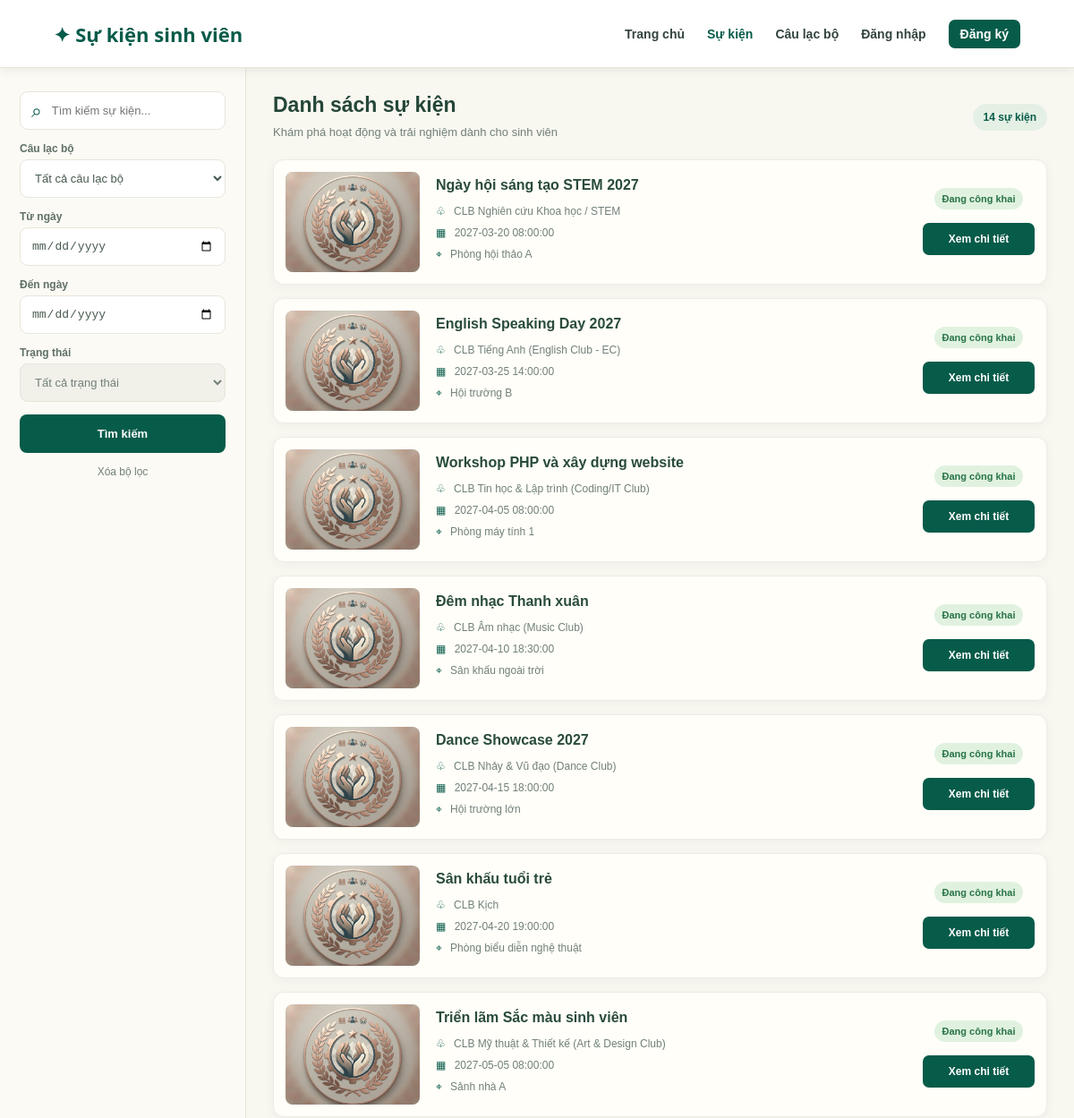
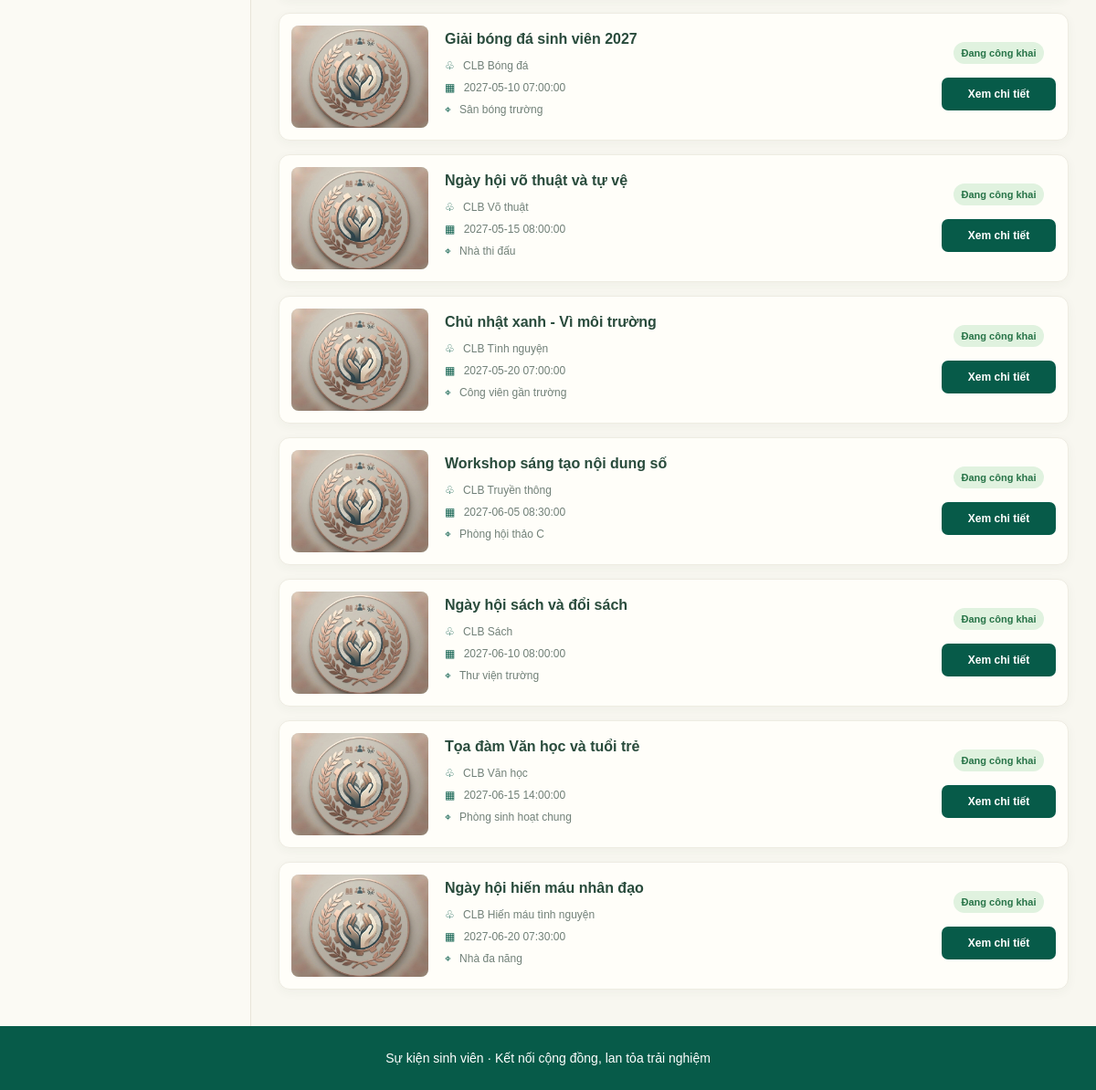
The page /public/index.php?trang=su-kien on the database its author committed (2 pictures, top to bottom).
### tables this page shows
CREATE TABLE su_kien (
    id INT AUTO_INCREMENT PRIMARY KEY,
    cau_lac_bo_id INT NOT NULL,
    ten_su_kien VARCHAR(200) NOT NULL,
    mo_ta TEXT DEFAULT NULL,
    dia_diem VARCHAR(255) DEFAULT NULL,
    thoi_gian_bat_dau DATETIME NOT NULL,
    thoi_gian_ket_thuc DATETIME DEFAULT NULL,
    so_luong_toi_da INT NOT NULL DEFAULT 100,
    trang_thai ENUM('nhap', 'cong_khai', 'da_huy', 'ket_thuc')
        NOT NULL DEFAULT 'nhap',
    nguoi_tao_id INT NOT NULL,
    ngay_tao TIMESTAMP NOT NULL DEFAULT CURRENT_TIMESTAMP,
    han_dang_ky DATETIME DEFAULT NULL,
    hinh_anh VARCHAR(255) DEFAULT NULL,

    INDEX idx_su_kien_cau_lac_bo (cau_lac_bo_id),
    INDEX idx_su_kien_nguoi_tao (nguoi_tao_id),

    FOREIGN KEY (cau_lac_bo_id)
        REFERENCES cau_lac_bo(id),

    FOREIGN KEY (nguoi_tao_id)
        REFERENCES nguoi_dung(id)
);

CREATE TABLE cau_lac_bo (
    id INT AUTO_INCREMENT PRIMARY KEY,
    ten_cau_lac_bo VARCHAR(150) NOT NULL,
    mo_ta TEXT DEFAULT NULL,
    nguoi_quan_ly_id INT DEFAULT NULL,
    ngay_tao TIMESTAMP NOT NULL DEFAULT CURRENT_TIMESTAMP,

    INDEX idx_cau_lac_bo_nguoi_quan_ly (nguoi_quan_ly_id),

    FOREIGN KEY (nguoi_quan_ly_id)
        REFERENCES nguoi_dung(id)
        ON DELETE SET NULL
);

### app/Controllers/su_kien_controller.php (called while the page is built, shortened)
<?php
require_once __DIR__ . '/../Models/thanh_vien/su_kien.php';
class SuKienThanhVienController
{
    private SuKien $model;
    public function __construct(PDO $pdo)
    {
        $this->model = new SuKien($pdo);
    }
    public function danhSach(): void
    {
        $tuKhoa = trim($_GET['tu_khoa'] ?? '');
        $cauLacBoId = filter_var(
            $_GET['cau_lac_bo_id'] ?? '0',
            FILTER_VALIDATE_INT
        );
        $tuNgay = trim($_GET['tu_ngay'] ?? '');
        $denNgay = trim($_GET['den_ngay'] ?? '');
        $danhSachSuKien = $this->model->layDanhSach(
            $tuKhoa,
            $cauLacBoId,
            $tuNgay,
            $denNgay
        );
        require __DIR__ . '/../Views/thanh_vien/danh_sach_su_kien.php';
    }
}

### app/Models/thanh_vien/su_kien.php (called while the page is built, shortened)
<?php
class SuKien
{
    private PDO $pdo;
    public function __construct(PDO $pdo)
    {
        $this->pdo = $pdo;
    }
    public function layDanhSach(
        string $tuKhoa = '',
        int $cauLacBoId = 0,
        string $tuNgay = '',
        string $denNgay = ''
    ): array {
        $sql = "
            SELECT
                sk.id,
                sk.ten_su_kien,
                sk.mo_ta,
                sk.hinh_anh,
                sk.dia_diem,
                sk.thoi_gian_bat_dau,
                sk.thoi_gian_ket_thuc,
                sk.so_luong_toi_da,
                sk.trang_thai,
                clb.ten_cau_lac_bo
            FROM su_kien AS sk
            INNER JOIN cau_lac_bo AS clb
                ON sk.cau_lac_bo_id = clb.id
            WHERE sk.trang_thai = 'cong_khai'
        ";
        $params = [];
        $tuKhoa = trim($tuKhoa);
        $sql .= " ORDER BY sk.thoi_gian_bat_dau ASC";
        $stmt = $this->pdo->prepare($sql);
        $stmt->execute($params);
        return $stmt->fetchAll();
    }
}

### app/Views/thanh_vien/danh_sach_su_kien.php (the view, shortened to what this page needs)
<?php
$nguoiDung = $_SESSION['nguoi_dung'] ?? null;
$trangHienTai = 'su-kien';
function hienThiDanhSachTV($value): string
{
    return htmlspecialchars(
        (string) ($value ?? ''),
        ENT_QUOTES,
        'UTF-8'
    );
}
$soSuKien = count($danhSachSuKien ?? []);
?>
<!DOCTYPE html>
<html lang="vi">
<head>
    <link rel="stylesheet"
          href="/Nhom-4-LTW/public/assets/css/style.css">
</head>
<body class="member-page member-list-page">
<header class="member-navbar">
    <a class="member-logo"
       href="/Nhom-4-LTW/public/index.php?trang=trang-chu">
        ✦ Sự kiện sinh viên
    </a>
    <nav class="member-nav-links">
        <a href="/Nhom-4-LTW/public/index.php?trang=trang-chu"
           class="<?= $trangHienTai === 'trang-chu' ? 'member-nav-active' : '' ?>">
            Trang chủ
        </a>
        <a href="/Nhom-4-LTW/public/index.php?trang=su-kien"
           class="<?= $trangHienTai === 'su-kien' ? 'member-nav-active' : '' ?>">
            Sự kiện
        </a>
        <a href="/Nhom-4-LTW/public/index.php?trang=cau-lac-bo"
           class="<?= $trangHienTai === 'cau-lac-bo' ? 'member-nav-active' : '' ?>">
            Câu lạc bộ
        </a>
        <?php if ($nguoiDung): ?>
            <a href="/Nhom-4-LTW/public/index.php?trang=dang-ky-cua-toi"
               class="<?= $trangHienTai === 'dang-ky-cua-toi' ? 'member-nav-active' : '' ?>">
                Đăng ký của tôi
            </a>
            <div class="member-account">
                <button
                    type="button"
                    class="member-account-btn"
                    id="memberAccountBtn"
                    aria-label="Tài khoản"
                    aria-expanded="false"
                    aria-controls="memberAccountMenu"
                >
                    <span class="member-account-icon">♙</span>
                </button>
                <div class="member-account-menu"
                     id="memberAccountMenu">
                    <div class="member-account-info">
                        <strong>
                            <?= hienThiDanhSachTV($nguoiDung['ho_ten'] ?? 'Thành viên') ?>
                        </strong>
                        <span>Tài khoản thành viên</span>
                    </div>
                    <button
                        type="button"
                        class="member-account-message"
                        id="memberProfileBtn"
                    >
                        Thông tin cá nhân
                    </button>
                    <form
                        method="POST"
                        action="/Nhom-4-LTW/app/Auth/dang_xuat.php"
                        class="member-account-logout"
                    >
                        <button type="submit">
                            Đăng xuất
                        </button>
                    </form>
                </div>
            </div>
        <?php else: ?>
            <a href="/Nhom-4-LTW/public/dang_nhap.php">
                Đăng nhập
            </a>
            <a class="member-register-link"
               href="/Nhom-4-LTW/public/dang_ky.php">
                Đăng ký
            </a>
        <?php endif; ?>
    </nav>
</header>
<main class="member-list-layout">
    <aside class="member-sidebar">
        <form action="/Nhom-4-LTW/public/index.php"
              method="GET"
              class="member-filter-form">
            <label class="member-search-box">
                <span>⌕</span>
                <input
                    type="text"
                    name="tu_khoa"
                    value="<?= hienThiDanhSachTV($tuKhoa ?? '') ?>"
                    placeholder="Tìm kiếm sự kiện..."
                    maxlength="100"
                >
            </label>
            <label class="member-filter-label" for="loc-clb">
                Câu lạc bộ
            </label>
            <select
                name="cau_lac_bo_id"
                id="loc-clb"
                class="member-filter-select"
            >
                <option value="0">Tất cả câu lạc bộ</option>
            </select>
            <label class="member-filter-label" for="tu-ngay">
                Từ ngày
            </label>
            <input
                type="date"
                name="tu_ngay"
                id="tu-ngay"
                class="member-filter-select"
                value="<?= hienThiDanhSachTV($tuNgay ?? '') ?>"
            >
            <label class="member-filter-label" for="den-ngay">
                Đến ngày
            </label>
            <input
                type="date"
                name="den_ngay"
                id="den-ngay"
                class="member-filter-select"
                value="<?= hienThiDanhSachTV($denNgay ?? '') ?>"
            >
            <label class="member-filter-label" for="loc-trang-thai">
                Trạng thái
            </label>
            <select
                id="loc-trang-thai"
                class="member-filter-select"
                disabled
            >
                <option>Tất cả trạng thái</option>
            </select>
            <button type="submit" class="member-filter-submit">
                Tìm kiếm
            </button>
            <a
                class="member-reset-filter"
                href="/Nhom-4-LTW/public/index.php?trang=su-kien"
            >
                Xóa bộ lọc
            </a>
        </form>
    </aside>
    <section class="member-results">
        <div class="member-results-heading">
            <div>
                <h1>Danh sách sự kiện</h1>
                <p>
                    Khám phá hoạt động và trải nghiệm dành cho sinh viên
                </p>
            </div>
            <span class="member-results-count">
                <?= $soSuKien ?> sự kiện
            </span>
        </div>
        <?php if ($soSuKien === 0): ?>
            <div class="member-empty">
                <div class="member-empty-icon">⌕</div>
                <h2>Không tìm thấy sự kiện</h2>
                <p>Hãy thử từ khóa khác hoặc thay đổi bộ lọc.</p>
                <a
                    href="/Nhom-4-LTW/public/index.php?trang=su-kien"
                    class="member-filter-submit member-back-link"
                >
                    Xem tất cả sự kiện
                </a>
            </div>
        <?php else: ?>
            <div class="member-results-list">
                <?php foreach ($danhSachSuKien as $i => $suKien): ?>
                    <article class="member-result-card">
                        <?php
$duongDanAnh = trim((string) ($suKien['hinh_anh'] ?? ''));
if ($duongDanAnh !== '') {
    if (str_starts_with($duongDanAnh, '/Nhom-4-LTW/public/')) {
        $srcAnh = $duongDanAnh;
    } elseif (str_starts_with($duongDanAnh, 'Nhom-4-LTW/public/')) {
        $srcAnh = '/' . $duongDanAnh;
    } else {
        $srcAnh = '/Nhom-4-LTW/public/' . ltrim($duongDanAnh, '/');
    }
} else {
    $srcAnh = '/Nhom-4-LTW/public/assets/image/su_kien/default.jpg';
}
?>
<img
    class="member-result-image"
    src="<?= hienThiDanhSachTV($srcAnh) ?>"
    alt="<?= hienThiDanhSachTV($suKien['ten_su_kien'] ?? '') ?>"
    loading="lazy"
>
                        <div class="member-result-info">
                            <h2>
                                <?= hienThiDanhSachTV($suKien['ten_su_kien'] ?? '') ?>
                            </h2>
                            <p class="member-result-club">
                                <span>♧</span>
                                <?= hienThiDanhSachTV(
                                    $suKien['ten_cau_lac_bo'] ?? ''
                                ) ?>
                            </p>
                            <p class="member-result-meta">
                                <span>▦</span>
                                <?= hienThiDanhSachTV(
                                    $suKien['thoi_gian_bat_dau'] ?? ''
                                ) ?>
                            </p>
                            <p class="member-result-meta">
                                <span>⌖</span>
                                <?= hienThiDanhSachTV(
                                    $suKien['dia_diem'] ?? ''
                                ) ?>
                            </p>
                        </div>
                        <div class="member-result-action">
                            <span class="member-status-badge">
                                Đang công khai
                            </span>
                            <a
                                class="member-result-button"
                                href="/Nhom-4-LTW/public/index.php?trang=chi-tiet&id=<?= (int) ($suKien['id'] ?? 0) ?>"
                            >
                                Xem chi tiết
                            </a>
                        </div>
                    </article>
                <?php endforeach; ?>
            </div>
        <?php endif; ?>
    </section>
</main>
<footer class="member-footer">
    Sự kiện sinh viên · Kết nối cộng đồng, lan tỏa trải nghiệm
</footer>
</body>
</html>

### public/index.php (shortened to what this page needs)
<?php
require_once __DIR__ . '/../app/Core/xac_thuc.php';
require_once __DIR__ . '/../app/Controllers/su_kien_controller.php';
require_once __DIR__ . '/../app/Controllers/AdminController.php';
$controller = new SuKienThanhVienController($pdo);
$trang = $_GET['trang'] ?? '';
switch ($trang) {
    case 'su-kien':
        $controller->danhSach();
        exit;
}

### rows shown on the page
su_kien: ten_su_kien "Ngày hội sáng tạo STEM 2027", cau_lac_bo.ten_cau_lac_bo "CLB Nghiên cứu Khoa học / STEM", thoi_gian_bat_dau "2027-03-20 08:00:00", dia_diem "Phòng hội thảo A"
su_kien: ten_su_kien "English Speaking Day 2027", cau_lac_bo.ten_cau_lac_bo "CLB Tiếng Anh (English Club - EC)", thoi_gian_bat_dau "2027-03-25 14:00:00", dia_diem "Hội trường B"
su_kien: ten_su_kien "Workshop PHP và xây dựng website", cau_lac_bo.ten_cau_lac_bo "CLB Tin học & Lập trình (Coding/IT Club)", thoi_gian_bat_dau "2027-04-05 08:00:00", dia_diem "Phòng máy tính 1"
su_kien: ten_su_kien "Đêm nhạc Thanh xuân", cau_lac_bo.ten_cau_lac_bo "CLB Âm nhạc (Music Club)", thoi_gian_bat_dau "2027-04-10 18:30:00", dia_diem "Sân khấu ngoài trời"
su_kien: ten_su_kien "Dance Showcase 2027", cau_lac_bo.ten_cau_lac_bo "CLB Nhảy & Vũ đạo (Dance Club)", thoi_gian_bat_dau "2027-04-15 18:00:00", dia_diem "Hội trường lớn"
su_kien: ten_su_kien "Sân khấu tuổi trẻ", cau_lac_bo.ten_cau_lac_bo "CLB Kịch", thoi_gian_bat_dau "2027-04-20 19:00:00", dia_diem "Phòng biểu diễn nghệ thuật"
su_kien: ten_su_kien "Triển lãm Sắc màu sinh viên", cau_lac_bo.ten_cau_lac_bo "CLB Mỹ thuật & Thiết kế (Art & Design Club)", thoi_gian_bat_dau "2027-05-05 08:00:00", dia_diem "Sảnh nhà A"
su_kien: ten_su_kien "Giải bóng đá sinh viên 2027", cau_lac_bo.ten_cau_lac_bo "CLB Bóng đá", thoi_gian_bat_dau "2027-05-10 07:00:00", dia_diem "Sân bóng trường"
su_kien: ten_su_kien "Ngày hội võ thuật và tự vệ", cau_lac_bo.ten_cau_lac_bo "CLB Võ thuật", thoi_gian_bat_dau "2027-05-15 08:00:00", dia_diem "Nhà thi đấu"
su_kien: ten_su_kien "Chủ nhật xanh - Vì môi trường", cau_lac_bo.ten_cau_lac_bo "CLB Tình nguyện", thoi_gian_bat_dau "2027-05-20 07:00:00", dia_diem "Công viên gần trường"
su_kien: ten_su_kien "Workshop sáng tạo nội dung số", cau_lac_bo.ten_cau_lac_bo "CLB Truyền thông", thoi_gian_bat_dau "2027-06-05 08:30:00", dia_diem "Phòng hội thảo C"
su_kien: ten_su_kien "Ngày hội sách và đổi sách", cau_lac_bo.ten_cau_lac_bo "CLB Sách", thoi_gian_bat_dau "2027-06-10 08:00:00", dia_diem "Thư viện trường"
su_kien: ten_su_kien "Tọa đàm Văn học và tuổi trẻ", cau_lac_bo.ten_cau_lac_bo "CLB Văn học", thoi_gian_bat_dau "2027-06-15 14:00:00", dia_diem "Phòng sinh hoạt chung"
su_kien: ten_su_kien "Ngày hội hiến máu nhân đạo", cau_lac_bo.ten_cau_lac_bo "CLB Hiến máu tình nguyện", thoi_gian_bat_dau "2027-06-20 07:30:00", dia_diem "Nhà đa năng"

### other values the page prints
$soSuKien "14"
